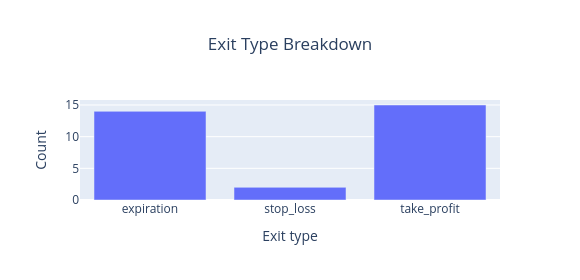

Source (notebook cell):
### Markdown cell above
### Exit Type Breakdown

### Code cell
report.plot_exits()

### Figure 1 — Plotly figure (JSON) as saved in the notebook; plotly's stock layout.template omitted (floating-point values rounded to 4 significant figures)
{"data": [{"hovertemplate": "Leg: %{data.name}<br>Exit type: %{x}<br>Count: %{y}<extra></extra>", "name": "iron_condor_SPY", "type": "bar", "x": ["expiration", "stop_loss", "take_profit"], "y": [14, 2, 15]}], "layout": {"barmode": "stack", "height": 280, "title": {"text": "Exit Type Breakdown", "x": 0.5}, "width": 580, "xaxis": {"title": {"text": "Exit type"}}, "yaxis": {"title": {"text": "Count"}}}}
